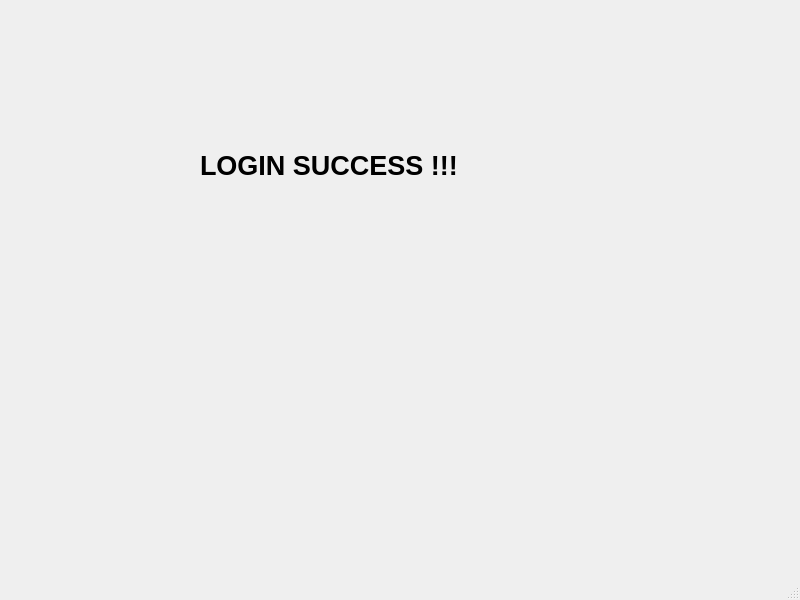
<?xml version="1.0" encoding="UTF-8"?>
<ui version="4.0">
 <class>MainWindow</class>
 <widget class="QMainWindow" name="MainWindow">
  <property name="geometry">
   <rect>
    <x>0</x>
    <y>0</y>
    <width>800</width>
    <height>600</height>
   </rect>
  </property>
  <property name="windowTitle">
   <string>MainWindow</string>
  </property>
  <widget class="QWidget" name="centralwidget">
   <widget class="QLabel" name="label">
    <property name="geometry">
     <rect>
      <x>200</x>
      <y>90</y>
      <width>371</width>
      <height>151</height>
     </rect>
    </property>
    <property name="font">
     <font>
      <pointsize>20</pointsize>
      <weight>75</weight>
      <bold>true</bold>
     </font>
    </property>
    <property name="text">
     <string>LOGIN SUCCESS !!!</string>
    </property>
   </widget>
  </widget>
  <widget class="QMenuBar" name="menubar">
   <property name="geometry">
    <rect>
     <x>0</x>
     <y>0</y>
     <width>800</width>
     <height>26</height>
    </rect>
   </property>
  </widget>
  <widget class="QStatusBar" name="statusbar"/>
 </widget>
 <resources/>
 <connections/>
</ui>
